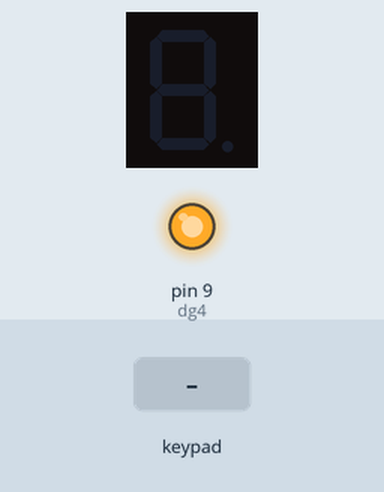
This sketch was run on a simulated Arduino Uno, built with avr-gcc and run on an emulated ATmega328P. Shown: 1-digit seven-segment display, output pins drawn as LEDs (lit = HIGH). Wiring (inferred from the names in the program): 4×4 keypad with keys 1 2 3 A 4 5 6 B 7 8 9 C E 0 F D: rows pin 7, pin 6, pin 5, pin 4; columns pin 3, pin 2, pin 1, pin 0; 1-digit 7-segment display, segments lit when HIGH: segments pin 14, pin 15, pin 16, pin 17, pin 18, pin 19, pin 8. The test bench sets the inputs (shaded band). The segment pins are drawn as the display they are named for; pins used as bus, display or sensor lines are not drawn.

Above: at 1.2 s.
1.3 s: keypad keys 1 2 A pressed 0.4 s apart
At 2.5 s:
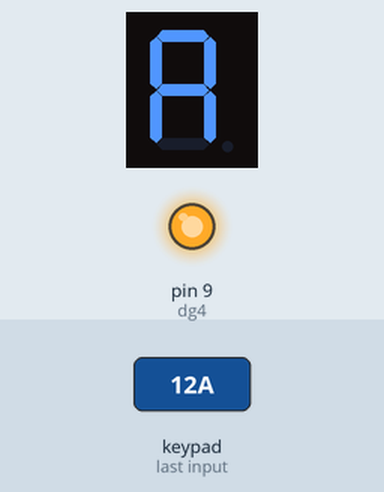
4.0 s: key '3' pressed
At 5.2 s:
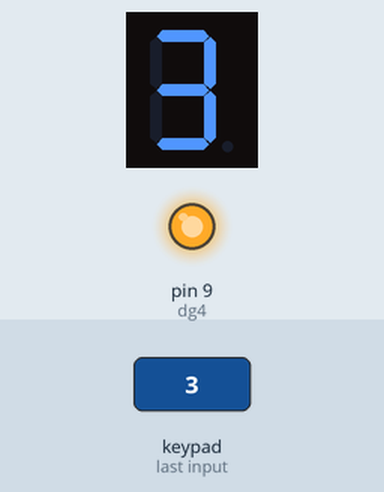
5.5 s: key '4' pressed
At 6.3 s:
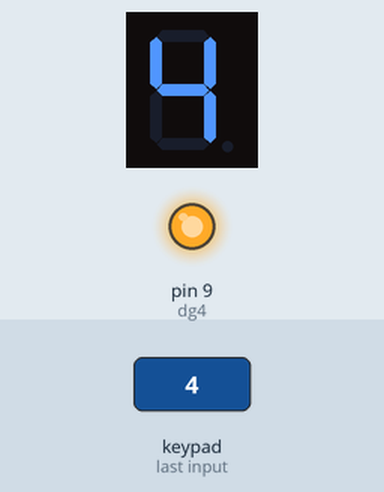
7.0 s: keypad keys 1 2 D pressed 0.4 s apart
At 8.1 s:
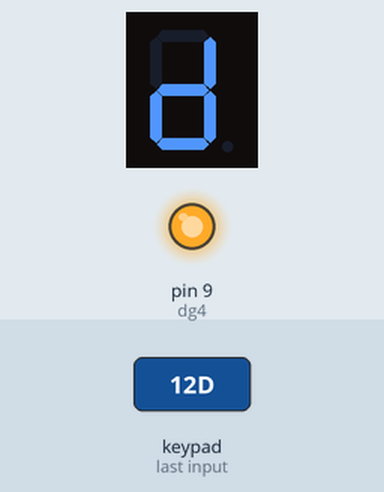
9.7 s: key '5' pressed
At 10.7 s:
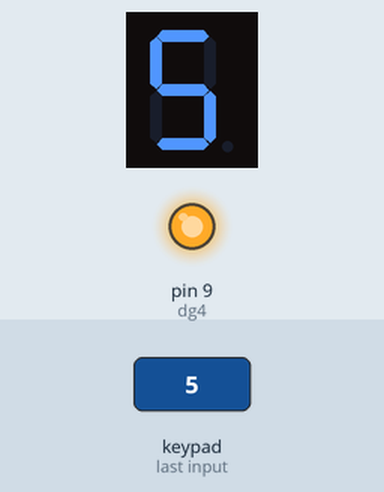
11.2 s: key '6' pressed
At 11.9 s:
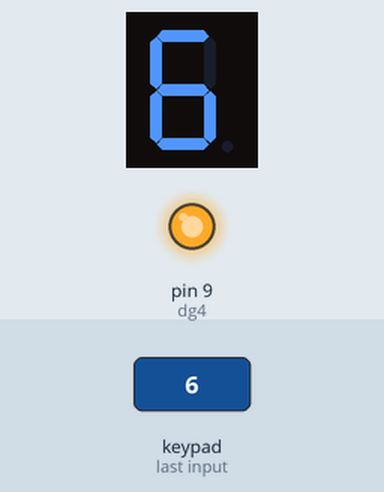
Timing chart, 0 to 13.7 s (numbered marks = the images above; inputs shaded):
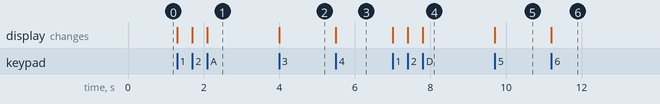

The sketch:

code_check3.ino
```cpp
const int segmentA = 14;
const int segmentB = 15;
const int segmentC = 16;
const int segmentD = 17;
const int segmentE = 18;
const int segmentF = 19;
const int segmentG = 8;

const int dg4 = 9;

const int COL = 4;
const int ROW = 4;

const int cols[4] = {3,2,1,0};
const int rows[4] = {7,6,5,4};
const int keyMap[4][4] =  {{1, 2, 3, 10}, {4, 5, 6, 11}, {7, 8, 9, 12}, {14, 0, 15, 13}};

void display_0(){
  digitalWrite(segmentA, HIGH); digitalWrite(segmentB, HIGH);
  digitalWrite(segmentC, HIGH); digitalWrite(segmentD, HIGH);
  digitalWrite(segmentE, HIGH); digitalWrite(segmentF, HIGH);
  digitalWrite(segmentG, LOW);
}

void display_1(){
  digitalWrite(segmentA, LOW); digitalWrite(segmentB, HIGH);
  digitalWrite(segmentC, HIGH); digitalWrite(segmentD, LOW);
  digitalWrite(segmentE, LOW); digitalWrite(segmentF, LOW);
  digitalWrite(segmentG, LOW);
}

void display_2(){
  digitalWrite(segmentA, HIGH); digitalWrite(segmentB, HIGH);
  digitalWrite(segmentC, LOW); digitalWrite(segmentD, HIGH);
  digitalWrite(segmentE, HIGH); digitalWrite(segmentF, LOW);
  digitalWrite(segmentG, HIGH);
}

void display_3(){
  digitalWrite(segmentA, HIGH); digitalWrite(segmentB, HIGH);
  digitalWrite(segmentC, HIGH); digitalWrite(segmentD, HIGH);
  digitalWrite(segmentE, LOW); digitalWrite(segmentF, LOW);
  digitalWrite(segmentG, HIGH);
}

void display_4(){
  digitalWrite(segmentA, LOW); digitalWrite(segmentB, HIGH);
  digitalWrite(segmentC, HIGH); digitalWrite(segmentD, LOW);
  digitalWrite(segmentE, LOW); digitalWrite(segmentF, HIGH);
  digitalWrite(segmentG, HIGH);
}

void display_5(){
  digitalWrite(segmentA, HIGH); digitalWrite(segmentB, LOW);
  digitalWrite(segmentC, HIGH); digitalWrite(segmentD, HIGH);
  digitalWrite(segmentE, LOW); digitalWrite(segmentF, HIGH);
  digitalWrite(segmentG, HIGH);
}

void display_6(){
  digitalWrite(segmentA, HIGH); digitalWrite(segmentB, LOW);
  digitalWrite(segmentC, HIGH); digitalWrite(segmentD, HIGH);
  digitalWrite(segmentE, HIGH); digitalWrite(segmentF, HIGH);
  digitalWrite(segmentG, HIGH);
}

void display_7(){
  digitalWrite(segmentA, HIGH); digitalWrite(segmentB, HIGH);
  digitalWrite(segmentC, HIGH); digitalWrite(segmentD, LOW);
  digitalWrite(segmentE, LOW); digitalWrite(segmentF, LOW);
  digitalWrite(segmentG, LOW);
}

void display_8(){
  digitalWrite(segmentA, HIGH); digitalWrite(segmentB, HIGH);
  digitalWrite(segmentC, HIGH); digitalWrite(segmentD, HIGH);
  digitalWrite(segmentE, HIGH); digitalWrite(segmentF, HIGH);
  digitalWrite(segmentG, HIGH);
}

void display_9(){
  digitalWrite(segmentA, HIGH); digitalWrite(segmentB, HIGH);
  digitalWrite(segmentC, HIGH); digitalWrite(segmentD, HIGH);
  digitalWrite(segmentE, LOW); digitalWrite(segmentF, HIGH);
  digitalWrite(segmentG, HIGH);
}

void display_10(){
  digitalWrite(segmentA, HIGH); digitalWrite(segmentB, HIGH);
  digitalWrite(segmentC, HIGH); digitalWrite(segmentD, LOW);
  digitalWrite(segmentE, HIGH); digitalWrite(segmentF, HIGH);
  digitalWrite(segmentG, HIGH);
}

void display_11(){
  digitalWrite(segmentA, LOW); digitalWrite(segmentB, LOW);
  digitalWrite(segmentC, HIGH); digitalWrite(segmentD, HIGH);
  digitalWrite(segmentE, HIGH); digitalWrite(segmentF, HIGH);
  digitalWrite(segmentG, HIGH);
}

void display_12(){
  digitalWrite(segmentA, HIGH); digitalWrite(segmentB, LOW);
  digitalWrite(segmentC, LOW); digitalWrite(segmentD, HIGH);
  digitalWrite(segmentE, HIGH); digitalWrite(segmentF, HIGH);
  digitalWrite(segmentG, LOW);
}

void display_13(){
  digitalWrite(segmentA, LOW); digitalWrite(segmentB, HIGH);
  digitalWrite(segmentC, HIGH); digitalWrite(segmentD, HIGH);
  digitalWrite(segmentE, HIGH); digitalWrite(segmentF, LOW);
  digitalWrite(segmentG, HIGH);
}

void display_14(){
  digitalWrite(segmentA, HIGH); digitalWrite(segmentB, LOW);
  digitalWrite(segmentC, LOW); digitalWrite(segmentD, HIGH);
  digitalWrite(segmentE, HIGH); digitalWrite(segmentF, HIGH);
  digitalWrite(segmentG, HIGH);
}

void display_15(){
  digitalWrite(segmentA, HIGH); digitalWrite(segmentB, LOW);
  digitalWrite(segmentC, LOW); digitalWrite(segmentD, LOW);
  digitalWrite(segmentE, HIGH); digitalWrite(segmentF, HIGH);
  digitalWrite(segmentG, HIGH);
}

void display7Segment(int value) {
  switch(value){
    case 0: display_0(); break;
    case 1: display_1(); break;
    case 2: display_2(); break;
    case 3: display_3(); break;
    case 4: display_4(); break;
    case 5: display_5(); break;
    case 6: display_6(); break;
    case 7: display_7(); break;
    case 8: display_8(); break;
    case 9: display_9(); break;
    case 10: display_10(); break;
    case 11: display_11(); break;
    case 12: display_12(); break;
    case 13: display_13(); break;
    case 14: display_14(); break;
    case 15: display_15(); break;
  }
}

void setup() {
  pinMode(dg4, OUTPUT);
  for(int i = 0; i < ROW; i++) {
    pinMode(rows[i], INPUT_PULLUP);
    pinMode(cols[i], OUTPUT);
  }
  for (int i = segmentA; i <= segmentF; i++){
    pinMode(i, OUTPUT);
  }
  pinMode(segmentG, OUTPUT);
  digitalWrite(dg4, HIGH);
}

void loop() {
  for(int i = 0; i < COL; i++) {
    digitalWrite(cols[i], LOW);
    for(int j = 0; j < ROW; j++) {
      if(digitalRead(rows[j]) == LOW) {
        display7Segment(keyMap[j][i]);
      }
    }
    digitalWrite(cols[i], HIGH);
  }
} 
```

Measured:
- after the input at 1.3 s, the display: first changes at once (image 1 shows a later state)
- after the input at 4.0 s, the display: changes at once (image 2)
- after the input at 5.5 s, the display: changes at once (image 3)
- after the input at 7.0 s, the display: first changes at once (image 4 shows a later state)
- after the input at 9.7 s, the display: changes at once (image 5)
- after the input at 11.2 s, the display: changes at once (image 6)
